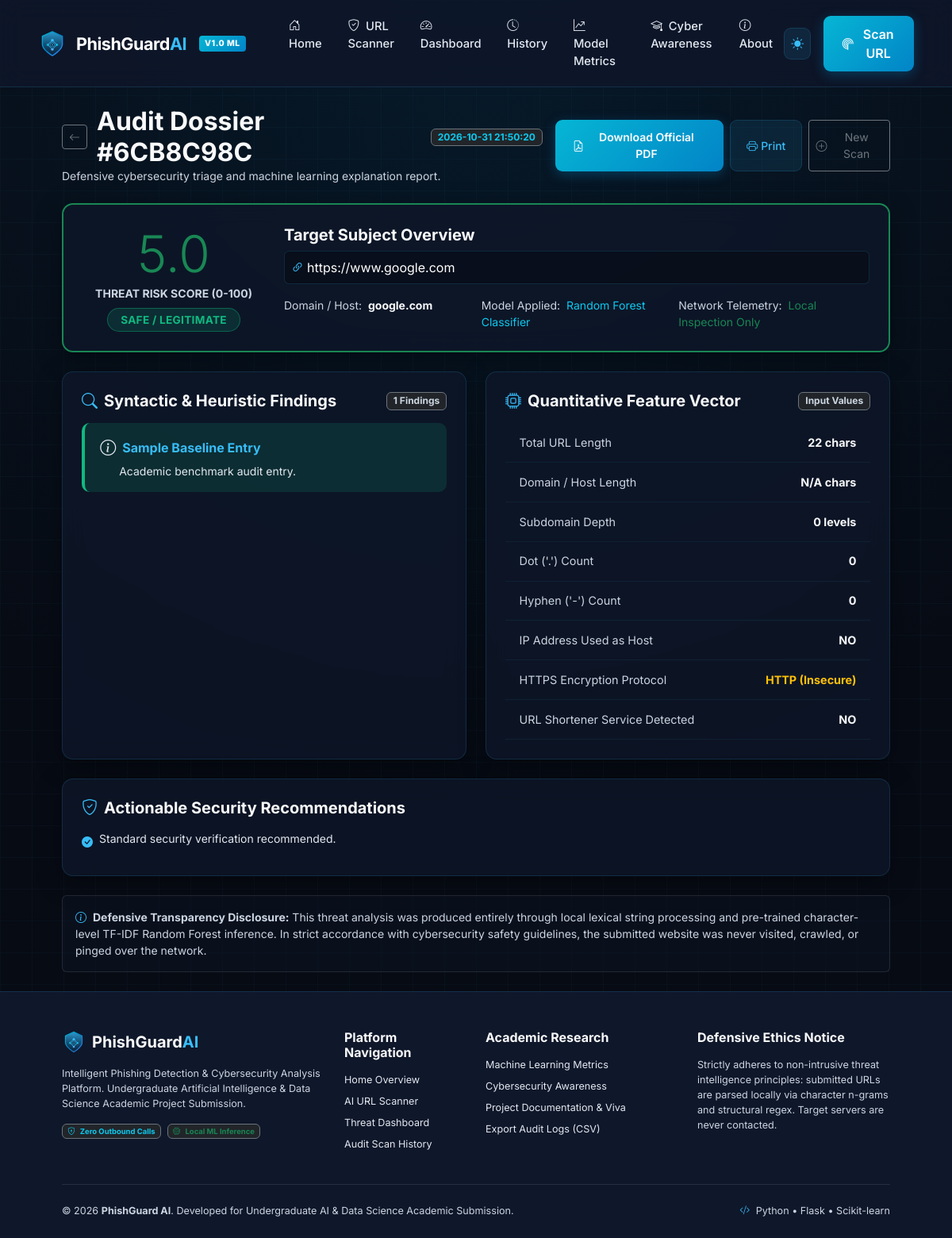
The page /report/1 on the database its author committed.
### tables this page shows
CREATE TABLE scans (
            id INTEGER PRIMARY KEY AUTOINCREMENT,
            scan_uuid TEXT UNIQUE,
            submitted_url TEXT NOT NULL,
            normalized_url TEXT NOT NULL,
            domain TEXT,
            classification TEXT NOT NULL,
            classification_slug TEXT NOT NULL,
            risk_score REAL NOT NULL,
            model_name TEXT,
            model_mode TEXT,
            created_at TIMESTAMP DEFAULT CURRENT_TIMESTAMP,
            feature_analysis TEXT,
            findings TEXT,
            recommendations TEXT
        );

### routes/scanner.py (the view)
@scanner_bp.route("/report/<scan_id>")
def report_page(scan_id):
    scan = get_scan_by_id(scan_id)
    if not scan:
        abort(404, description="Scan record not found.")
    return render_template("report.html", scan=scan)

### templates/report.html (shortened to what this page needs)
{% extends "base.html" %}
{% block content %}
<div class="container px-lg-5 py-4">
    <div class="d-flex flex-column flex-md-row justify-content-between align-items-md-center gap-3 mb-4">
        <div>
            <div class="d-flex align-items-center gap-2">
                <a href="{{ url_for('scanner.history_page') }}" class="btn btn-outline-secondary btn-sm me-1">
                    <i class="bi bi-arrow-left"></i>
                </a>
                <h2 class="text-light fw-bold mb-0">Audit Dossier #{{ scan.scan_uuid or scan.id }}</h2>
                <span class="badge bg-dark border border-secondary text-info small">{{ scan.created_at }}</span>
            </div>
            <p class="text-muted small mb-0">Defensive cybersecurity triage and machine learning explanation report.</p>
        </div>
        <div class="d-flex gap-2">
            <a href="{{ url_for('reports.download_pdf', scan_id=scan.id) }}" class="btn btn-cyber-primary btn-sm d-flex align-items-center gap-1">
                <i class="bi bi-file-earmark-pdf"></i> Download Official PDF
            </a>
            <button type="button" class="btn btn-cyber-secondary btn-sm d-flex align-items-center gap-1" onclick="window.print()">
                <i class="bi bi-printer"></i> Print
            </button>
            <a href="{{ url_for('scanner.scanner_page') }}" class="btn btn-outline-secondary btn-sm d-flex align-items-center gap-1">
                <i class="bi bi-plus-circle"></i> New Scan
            </a>
        </div>
    </div>
    <div class="cyber-card p-4 mb-4 border-2 {% if scan.classification_slug == 'safe' %}border-success{% elif scan.classification_slug == 'suspicious' %}border-warning{% else %}border-danger{% endif %}">
        <div class="row align-items-center g-4">
            <div class="col-md-3 text-center border-end-md border-secondary border-opacity-25">
                <div class="display-3 fw-black {% if scan.classification_slug == 'safe' %}text-success{% elif scan.classification_slug == 'suspicious' %}text-warning{% else %}text-danger{% endif %}">
                    {{ scan.risk_score }}
                </div>
                <div class="text-muted small fw-bold text-uppercase">Threat Risk Score (0-100)</div>
                <div class="mt-2">
                    <span class="badge-threat {{ scan.classification_slug }} py-1 px-3">
                        {{ scan.classification }}
                    </span>
                </div>
            </div>
            <div class="col-md-9">
                <h5 class="text-light fw-bold mb-2">Target Subject Overview</h5>
                <div class="p-2 rounded mb-3 fw-mono text-break" style="background: rgba(0,0,0,0.3); border: 1px solid var(--border-color);">
                    <i class="bi bi-link-45deg text-cyber-accent me-1"></i>{{ scan.submitted_url }}
                </div>
                <div class="row g-2 small text-secondary">
                    <div class="col-sm-4">
                        <span class="text-muted">Domain / Host:</span>
                        <strong class="text-light ms-1">{{ scan.domain or 'N/A' }}</strong>
                    </div>
                    <div class="col-sm-4">
                        <span class="text-muted">Model Applied:</span>
                        <span class="text-info ms-1">{{ scan.model_name or 'Trained ML Classifier' }}</span>
                    </div>
                    <div class="col-sm-4">
                        <span class="text-muted">Network Telemetry:</span>
                        <span class="text-success ms-1"> Local Inspection Only</span>
                    </div>
                </div>
            </div>
        </div>
    </div>
    <div class="row g-4 mb-4">
        <div class="col-lg-6">
            <div class="cyber-card p-4 h-100">
                <div class="d-flex justify-content-between align-items-center mb-3">
                    <h5 class="text-light fw-bold mb-0">
                        <i class="bi bi-search text-cyber-accent me-2"></i>Syntactic &amp; Heuristic Findings
                    </h5>
                    <span class="badge bg-dark border border-secondary text-muted small">{{ scan.findings|length }} Findings</span>
                </div>
                {% if scan.findings %}
                    {% for f in scan.findings %}
                    <div class="finding-box {{ f.type or 'info' }}">
                        <div class="d-flex align-items-center mb-1">
                            <i class="bi {{ f.icon or 'bi-info-circle' }} me-2 fs-5"></i>
                            <strong class="text-primary">{{ f.feature }}</strong>
                        </div>
                        <div class="text-secondary small ms-4">{{ f.description }}</div>
                    </div>
                    {% endfor %}
                {% else %}
                    <div class="p-3 text-muted">No high-risk structural anomalies detected for this URL.</div>
                {% endif %}
            </div>
        </div>
        <div class="col-lg-6">
            <div class="cyber-card p-4 h-100">
                <div class="d-flex justify-content-between align-items-center mb-3">
                    <h5 class="text-light fw-bold mb-0">
                        <i class="bi bi-cpu text-cyber-accent me-2"></i>Quantitative Feature Vector
                    </h5>
                    <span class="badge bg-dark border border-secondary text-muted small">Input Values</span>
                </div>
                {% set feats = scan.feature_analysis %}
                <div class="table-responsive">
                    <table class="table-cyber small">
                        <tbody>
                            <tr>
                                <td class="text-muted">Total URL Length</td>
                                <td class="text-end fw-bold text-light">{{ feats.get('url_len', scan.submitted_url|length) }} chars</td>
                            </tr>
                            <tr>
                                <td class="text-muted">Domain / Host Length</td>
                                <td class="text-end fw-bold text-light">{{ feats.get('domain_len', 'N/A') }} chars</td>
                            </tr>
                            <tr>
                                <td class="text-muted">Subdomain Depth</td>
                                <td class="text-end fw-bold text-light">{{ feats.get('subdomain_count', 0) }} levels</td>
                            </tr>
                            <tr>
                                <td class="text-muted">Dot ('.') Count</td>
                                <td class="text-end fw-bold text-light">{{ feats.get('dot_count', 0) }}</td>
                            </tr>
                            <tr>
                                <td class="text-muted">Hyphen ('-') Count</td>
                                <td class="text-end fw-bold text-light">{{ feats.get('hyphen_count', 0) }}</td>
                            </tr>
                            <tr>
                                <td class="text-muted">IP Address Used as Host</td>
                                <td class="text-end fw-bold {% if feats.get('is_ip') %}text-danger{% else %}text-light{% endif %}">
                                    {{ 'YES (High Risk)' if feats.get('is_ip') else 'NO' }}
                                </td>
                            </tr>
                            <tr>
                                <td class="text-muted">HTTPS Encryption Protocol</td>
                                <td class="text-end fw-bold {% if feats.get('is_https') %}text-success{% else %}text-warning{% endif %}">
                                    {{ 'HTTPS (Present)' if feats.get('is_https') else 'HTTP (Insecure)' }}
                                </td>
                            </tr>
                            <tr>
                                <td class="text-muted">URL Shortener Service Detected</td>
                                <td class="text-end fw-bold {% if feats.get('is_shortener') %}text-warning{% else %}text-light{% endif %}">
                                    {{ 'YES (Masked)' if feats.get('is_shortener') else 'NO' }}
                                </td>
                            </tr>
                        </tbody>
                    </table>
                </div>
            </div>
        </div>
    </div>
    <div class="cyber-card p-4 mb-4">
        <h5 class="text-light fw-bold mb-3">
            <i class="bi bi-shield-check text-cyber-accent me-2"></i>Actionable Security Recommendations
        </h5>
        <ul class="list-unstyled mb-0 text-secondary small">
            {% if scan.recommendations %}
                {% for r in scan.recommendations %}
                <li class="mb-2 d-flex align-items-start">
                    <i class="bi bi-check-circle-fill text-cyber-accent me-2 mt-1"></i>
                    <span>{{ r }}</span>
                </li>
                {% endfor %}
            {% else %}
                <li class="text-muted">Standard browsing safety rules apply.</li>
            {% endif %}
        </ul>
    </div>
    <div class="p-3 rounded border border-secondary border-opacity-25 text-muted small" style="background: rgba(15, 23, 42, 0.4);">
        <i class="bi bi-info-circle me-1 text-cyber-accent"></i>
        <strong>Defensive Transparency Disclosure:</strong> This threat analysis was produced entirely through local lexical string processing and pre-trained character-level TF-IDF Random Forest inference. In strict accordance with cybersecurity safety guidelines, the submitted website was never visited, crawled, or pinged over the network.
    </div>
</div>
{% endblock %}

### rows shown on the page
scans: scan_uuid "6CB8C98C", created_at "2026-10-31 21:50:20", risk_score "5.0", classification "SAFE / LEGITIMATE", submitted_url "https://www.google.com", domain "google.com", model_name "Random Forest Classifier"

### other values the page prints
{{ scan.findings|length }} "1"
{{ f.feature }} "Sample Baseline Entry"
{{ f.description }} "Academic benchmark audit entry."
{{ feats.get('url_len', scan.submitted_url|length) }} "22"
{{ feats.get('domain_len', 'N/A') }} "N/A"
{{ feats.get('subdomain_count', 0) }} "0"
{{ feats.get('dot_count', 0) }} "0"
{{ feats.get('hyphen_count', 0) }} "0"
{{ 'YES (High Risk)' if feats.get('is_ip') else 'NO' }} "NO"
{{ 'HTTPS (Present)' if feats.get('is_https') else 'HTTP (Insecure)' }} "HTTP (Insecure)"
{{ 'YES (Masked)' if feats.get('is_shortener') else 'NO' }} "NO"
{{ r }} "Standard security verification recommended."
